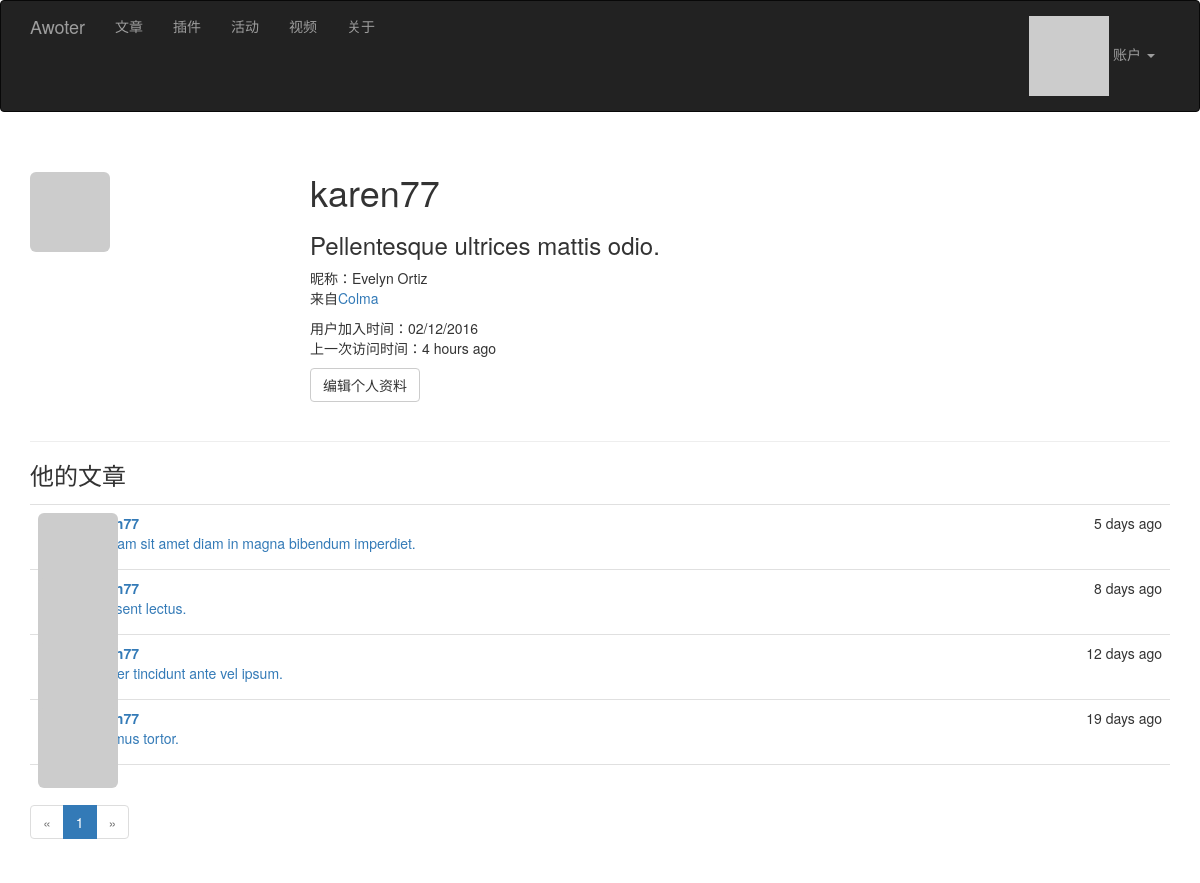
Screenshot of /user/karen77 (signed in) with the database file from the repository.
### app/models.py (models this page shows, shortened)
class User(UserMixin, db.Model):
    __tablename__ = 'users'
    id = db.Column(db.Integer, primary_key=True)
    email = db.Column(db.String(64), unique=True, index=True)
    username = db.Column(db.String(64), unique=True, index=True)
    role_id = db.Column(db.Integer, db.ForeignKey('roles.id'))
    password_hash = db.Column(db.String(128))
    confirmed = db.Column(db.Boolean, default=False)
    nickname = db.Column(db.String(64))
    location = db.Column(db.String(64))
    about_me = db.Column(db.Text())
    member_since = db.Column(db.DateTime(), default=datetime.utcnow)
    last_seen = db.Column(db.DateTime(), default=datetime.utcnow)
    avatar_hash = db.Column(db.String(32))
    posts = db.relationship('Post', backref='author', lazy='dynamic')
    @property
    def password(self):
        raise AttributeError('password is not a readable attribute')
    def can(self, permissions):
        return self.role is not None and \
               (self.role.permissions & permissions) == permissions
    def is_administrator(self):
        return self.can(Permission.ADMINISTER)
    def ping(self):
        self.last_seen = datetime.utcnow()
        db.session.add(self)
    def gravatar(self,  size=100, default='identicon', rating='g'):
        if request.is_secure:
            url = 'https://secure.gravatar.com/avatar'
        else:
            url = 'https://www.gravatar.com/avatar'
        hash = self.avatar_hash or hashlib.md5(self.email.encode('utf-8')).hexdigest()
        return '{url}/{hash}?s={size}&d={default}&r={rating}'.format(
            url=url, hash=hash, size=size, default=default, rating=rating)

class Post(db.Model):
    __tablename__ = 'posts'
    id = db.Column(db.Integer, primary_key=True)
    article_title = db.Column(db.String(128), index=True)
    body = db.Column(db.Text)
    timestamp = db.Column(db.DateTime, index=True, default=datetime.utcnow)
    author_id = db.Column(db.Integer, db.ForeignKey('users.id'))
    body_html = db.Column(db.Text)

### app/main/views.py (the view)
@main.route('/user/<username>')
def user_page(username):
    body_show = False
    user = User.query.filter_by(username=username).first_or_404()
    title = str(user.username)
    if user is None:
        abort(404)
    page = request.args.get('page', 1, type=int)
    pagination = user.posts.order_by(Post.timestamp.desc()).paginate(
        page, per_page=current_app.config['AWOTER_DOC_PER_PAGE'],
        error_out=False)
    posts = pagination.items
    return render_template('user.html', user=user, title=title,
                           posts=posts, pagination=pagination, body_show=body_show)

### app/auth/views.py (called while the page is built)
@auth.before_app_request
def before_request():
    if current_user.is_authenticated \
            and not current_user.confirmed \
            and request.endpoint[:5] != 'auth.' \
            and request.endpoint != 'static':
        return redirect(url_for('auth.unconfirmed'))

@auth.before_app_request
def before_request():
    if current_user.is_authenticated:
        current_user.ping()
        if not current_user.confirmed \
                and request.endpoint[:5] != 'auth.':
            return redirect(url_for('auth.unconfirmed'))

### app/main/__init__.py (called while the page is built)
@main.app_context_processor
def inject_permissions():
    return dict(Permission=Permission)

### app/models.py (called while the page is built)
@login_manager.user_loader
def load_user(user_id):
    return User.query.get(int(user_id))

### app/templates/user.html (shortened to what this page needs)
{% extends "base.html" %}
{% import "_macros.html" as macros %}
{% block page_content %}
<div class="page-header">
    <img class="img-rounded profile-thumbnail" src="{{ user.gravatar(size=256) }}">
    <div class="profile-header">
        <h1>{{ user.username }}</h1>
        <h3>{% if user.about_me %}{{ user.about_me }}{% endif %}</h3>
        {% if user.nickname or user.location %}
            <p>
            {% if user.nickname %}昵称：{{ user.nickname }} {% endif %}
            <br>
            {% if user.location %}来自<a href="http://maps.baidu.com/?q={{ user.location }}">{{ user.location }}</a>
            {% endif %}
            </p>
        {% endif %}
        <p>
            用户加入时间：{{ moment(user.member_since).format('L') }}
            <br>
            上一次访问时间：{{ moment(user.last_seen).fromNow() }}
        </p>
        {% if user == current_user %}
            <a class="btn btn-default" href="{{ url_for('.edit_profile') }}">编辑个人资料</a>
        {% endif %}
    </div>
</div>
<h3>他的文章</h3>
{% include '_doc.html' %}
{% if pagination %}
<div class="pagination">
    {{ macros.pagination_widget(pagination, 'main.user_page', username=user.username) }}
</div>
{% endif %}
{% endblock %}

### app/templates/_doc.html (shortened to what this page needs)
<ul class="posts">
    {% for post in posts %}
    <li class="post">
        <div class="post-thumbnail">
            <a href="{{ url_for('.user_page', username=post.author.username) }}">
                <img class="img-rounded profile-thumbnail" src="{{ post.author.gravatar(size=40) }}">
            </a>
        </div>
        <div class="post-content">
            <div class="post-date">{{ moment(post.timestamp).fromNow() }}</div>
            <div class="post-author">
                <a href="{{ url_for('.user_page', username=post.author.username) }}">
                {{ post.author.username }}</a>
            </div>
            <a href="{{ url_for('main.doc_detail', id=post.id) }}">
                <div class="post-title">{{ post.article_title }}</div>
            </a>
        </div>
    </li>
    {% endfor %}
</ul>

### app/static/styles.css (style rules this page uses)
.profile-thumbnail { position: absolute; }
.profile-header { min-height: 260px; margin-left: 280px; }
ul.posts { list-style-type: none; padding: 0px; margin: 16px 0px 0px 0px; border-top: 1px solid #e0e0e0; }
ul.posts li.post { padding: 8px; border-bottom: 1px solid #e0e0e0; }
div.post-date { float: right; }
div.post-author { font-weight: bold; }
div.post-thumbnail { position: absolute; }
div.post-content { margin-left: 48px; min-height: 48px; }

### rows the page displays
User: username "karen77", about_me "Pellentesque ultrices mattis odio.", nickname "Evelyn Ortiz", location "Colma", member_since "02/12/2016", last_seen "4 hours ago"
Post: timestamp "5 days ago", article_title "Aliquam sit amet diam in magna bibendum imperdiet."
Post: timestamp "8 days ago", article_title "Praesent lectus."
Post: timestamp "12 days ago", article_title "Integer tincidunt ante vel ipsum."
Post: timestamp "19 days ago", article_title "Vivamus tortor."

### other values shown
{{ p }} "1"
